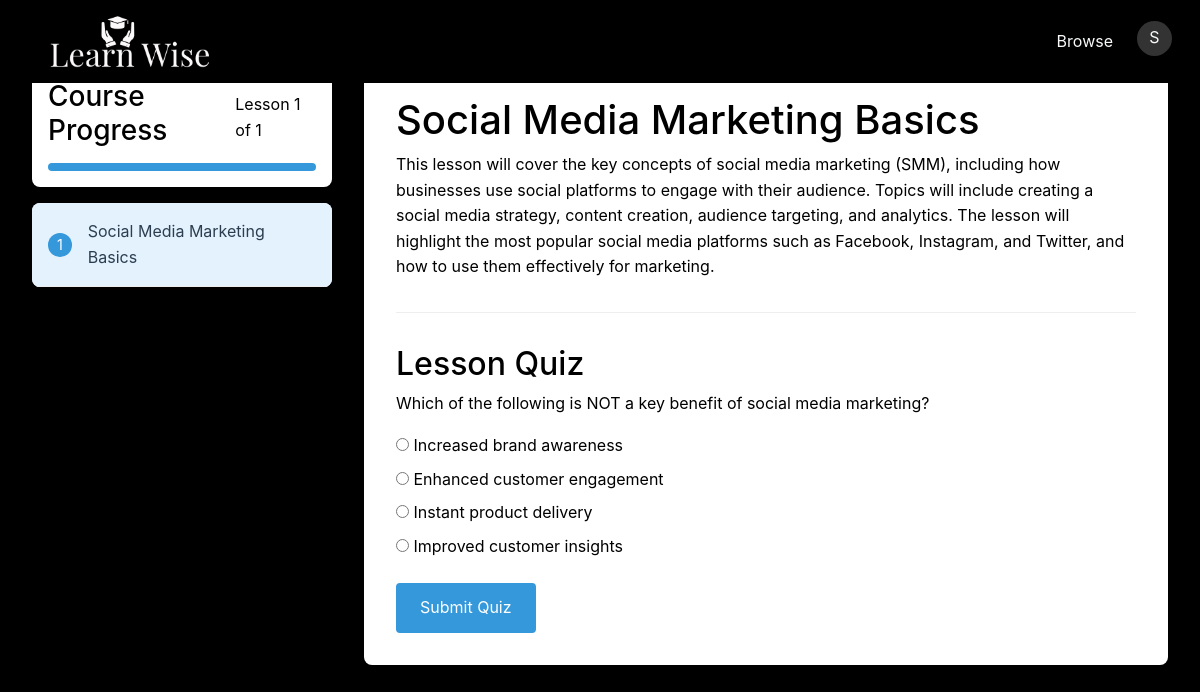
Page /course/20/lesson/19 (signed in) on the committed database.
### app.py (models this page shows)
class User(UserMixin, db.Model):
    id = db.Column(db.Integer, primary_key=True)
    fullname = db.Column(db.String(100), nullable=False)
    email = db.Column(db.String(120), unique=True, nullable=False)
    password = db.Column(db.String(60), nullable=False)
    is_instructor = db.Column(db.Boolean, default=False)
    expertise = db.Column(db.String(100))  # For instructors
    experience = db.Column(db.Integer)      # For instructors
    courses_created = db.relationship('Course', backref='instructor', lazy=True)
    progress = db.relationship('UserProgress', backref='user', lazy=True)

class Lesson(db.Model):
    id = db.Column(db.Integer, primary_key=True)
    title = db.Column(db.String(200), nullable=False)
    content = db.Column(db.Text)
    course_id = db.Column(db.Integer, db.ForeignKey('course.id'))
    order = db.Column(db.Integer)
    quiz = db.relationship('Quiz', backref='lesson', lazy=True, uselist=False)

class Question(db.Model):
    id = db.Column(db.Integer, primary_key=True)
    quiz_id = db.Column(db.Integer, db.ForeignKey('quiz.id'))
    question_text = db.Column(db.Text, nullable=False)
    correct_answer = db.Column(db.String(500), nullable=False)
    options = db.Column(db.JSON)  # Store answer options as JSON

### app.py (the view)
@app.route('/course/<int:course_id>/lesson/<int:lesson_id>')
@login_required
def view_lesson(course_id, lesson_id):
    if current_user.is_instructor:
        return redirect(url_for('home'))
    enrollment = UserProgress.query.filter_by(
        user_id=current_user.id,
        course_id=course_id
    ).first()
    if not enrollment:
        flash('Please enroll in the course first', 'error')
        return redirect(url_for('home'))
    lesson = Lesson.query.get_or_404(lesson_id)
    if lesson.course_id != course_id:
        return redirect(url_for('home'))
    course_lessons = Lesson.query.filter_by(course_id=course_id).order_by(Lesson.order).all()
    enrollment.lesson_id = lesson_id
    enrollment.last_accessed = datetime.utcnow()
    db.session.commit()
    quiz = Quiz.query.filter_by(lesson_id=lesson_id).first()
    return render_template('view_lesson.html',
                         lesson=lesson,
                         course_lessons=course_lessons,
                         current_lesson_number=lesson.order,
                         total_lessons=len(course_lessons),
                         quiz=quiz)

### app.py (called while the page is built)
@login_manager.user_loader
def load_user(user_id):
    return User.query.get(int(user_id))

### templates/view_lesson.html (shortened to what this page needs)
{% set hide_search = true %}
{% extends "layout.html" %}
{% block content %}
<div class="lesson-container">
    <div class="lesson-sidebar">
        <div class="course-progress">
            <div class="progress-header">
                <h3 style="color: black;"  >Course Progress</h3>
                <span style="color: black;" >Lesson {{ current_lesson_number }} of {{ total_lessons }}</span>
            </div>
            <div class="progress-bar">
                <div class="progress-fill" ></div>
            </div>
        </div>
        <div class="lesson-list">
            {% for course_lesson in course_lessons %}
            <a href="{{ url_for('view_lesson', course_id=course_lesson.course_id, lesson_id=course_lesson.id) }}"
               class="lesson-item {% if course_lesson.id == lesson.id %}active{% endif %}">
                <span class="lesson-number">{{ course_lesson.order }}</span>
                <span class="lesson-title">{{ course_lesson.title }}</span>
            </a>
            {% endfor %}
        </div>
    </div>
    <div class="lesson-content">
        <h1 style="color: black;"  >{{ lesson.title }}</h1>
        <div style="color: black;" class="lesson-text">
            {{ lesson.content|safe }}
        </div>
        {% if quiz %}
        <div class="quiz-section">
            <h2 style="color: black;" >Lesson Quiz</h2>
            <form action="{{ url_for('submit_quiz', lesson_id=lesson.id) }}" method="POST" class="quiz-form">
                {% for question in quiz.questions %}
                <div class="question">
                    <p style="color: black;" >{{ question.question_text }}</p>
                    {% for option in question.options %}
                    <label style="color: black;" class="option">
                        <input type="radio" name="answer_{{ question.id }}" value="{{ option }}">
                        {{ option }}
                    </label>
                    {% endfor %}
                </div>
                {% endfor %}
                <button type="submit" class="submit-quiz">Submit Quiz</button>
            </form>
        </div>
        {% endif %}
    </div>
</div>
{% endblock %}

### templates/layout.html (shortened to what this page needs)
<!DOCTYPE html>
<html lang="en">
<head>
    <link href="https://cdn.jsdelivr.net/npm/bootstrap@5.2.3/dist/css/bootstrap.min.css" rel="stylesheet">
</head>
<body>
    <header class="header">
        {% block nav %}
        <nav class="navbar navbar-expand-lg bg-black custom-navbar">
          <div class="container-fluid" >
              <a href="/" class="navbar-brand">
                <img src="{{ url_for('static', filename='images/Learn Wise_transparent-.png') }}" alt="Learn Wise Logo">
              </a>
              <div class="collapse navbar-collapse" id="navbarSupportedContent" >
                  {% if hide_nav_options is not defined %}
                  <ul class="navbar-nav ms-auto mb-2 mb-lg-0 gap-3">
                      <li class="nav-item">
                          <a class="nav-link text-light" href="{{ url_for('browse_courses') }}">
                               Browse
                          </a>
                      </li>
                      {% if current_user.is_authenticated %}
                          <li class="nav-item dropdown">
                              <div class="user-avatar nav-link text-light" role="button" data-bs-toggle="dropdown" aria-expanded="false">
                                  {{ current_user.fullname[:1] }}
                              </div>
                          </li>
                      {% endif %}
                  </ul>
                  {% endif %}
              </div>
          </div>
      </nav>
        {% endblock %}
    </header>
    {% block content %}{% endblock %}
  </body>
</html>

### templates/layout.html (style rules this page uses)
:root { --primary: #4a90e2; --primary-dark: #357abd; --secondary: #2ecc71; --secondary-dark: #27ae60; --accent: #e67e22; --accent-dark: #d35400; --background: #1b1818; --surface: #ffffff; --text-primary: #ffffff; --text-secondary: #7f8c8d; --error: #e74c3c; --success: #2ecc71; }
body { background-color: var(--background); color: var(--text-primary); font-family: 'Inter', -apple-system, BlinkMacSystemFont, sans-serif; }
* { margin: 0; padding: 0; box-sizing: border-box; font-family: -apple-system, BlinkMacSystemFont, 'Segoe UI', Roboto, Oxygen, Ubuntu, Cantarell, sans-serif; }
.header { padding: 1rem 2rem; background: rgb(0, 0, 0); box-shadow: 0 2px 4px rgba(0,0,0,0.1); display: flex; justify-content: space-between; align-items: center; width: 100%; }
body { font-family: -apple-system, BlinkMacSystemFont, 'Segoe UI', Roboto, Oxygen, Ubuntu, Cantarell, sans-serif; line-height: 1.6; background: black; color: var(--text-color); margin: 0; padding: 0; min-height: 100vh; }
.navbar { padding: 0.5rem 1rem; position: fixed; top: 0; left: 0; right: 0; z-index: 1000; background-color: var(--primary-color); height: var(--navbar-height); }
.navbar-brand img { height: 57px; width: auto; }
.user-avatar { width: 35px; height: 35px; background: rgba(255, 255, 255, 0.2); border-radius: 50%; display: flex; align-items: center; justify-content: center; cursor: pointer; transition: background-color var(--transition-speed); }

### templates/view_lesson.html (style rules this page uses)
.lesson-container { display: flex; max-width: 1400px; margin: 0 auto; padding: 2rem; gap: 2rem; }
.lesson-sidebar { width: 300px; flex-shrink: 0; }
.lesson-content { flex-grow: 1; background: white; padding: 2rem; border-radius: 8px; box-shadow: 0 2px 4px rgba(0,0,0,0.1); }
.course-progress { background: white; padding: 1rem; border-radius: 8px; margin-bottom: 1rem; box-shadow: 0 2px 4px rgba(0,0,0,0.1); }
.progress-header { display: flex; justify-content: space-between; align-items: center; margin-bottom: 0.5rem; }
.progress-bar { height: 8px; background: #eee; border-radius: 4px; overflow: hidden; }
.progress-fill { height: 100%; background: #3498db; transition: width 0.3s ease; }
.lesson-list { background: white; border-radius: 8px; overflow: hidden; box-shadow: 0 2px 4px rgba(0,0,0,0.1); }
.lesson-item { display: flex; align-items: center; padding: 1rem; text-decoration: none; color: #2c3e50; border-bottom: 1px solid #eee; transition: background-color 0.3s; }
.lesson-item.active { background-color: #e3f2fd; }
.lesson-number { width: 24px; height: 24px; background: #3498db; color: white; border-radius: 50%; display: flex; align-items: center; justify-content: center; margin-right: 1rem; font-size: 0.9rem; }
.quiz-section { margin-top: 2rem; padding-top: 2rem; border-top: 1px solid #eee; }
.question { margin-bottom: 1.5rem; }
.option { display: block; margin: 0.5rem 0; }
.submit-quiz { background: #3498db; color: white; padding: 0.75rem 1.5rem; border: none; border-radius: 4px; cursor: pointer; }

### rows in the picture
User: fullname "S"
Lesson: order "1", title "Social Media Marketing Basics", content "This lesson will cover the key concepts of social media marketing (SMM), including how businesses use social platforms to engage with their audience. Topics will include creating a social media strategy, content creation, audience targeting, and analytics. The lesson will highlight the most popular social media platforms such as Facebook, Instagram, and Twitter, and how to use them effectively for marketing."
Question: question_text "Which of the following is NOT a key benefit of social media marketing?", options "Increased brand awareness" "Enhanced customer engagement" "Instant product delivery" "Improved customer insights"

### other values in the picture
{{ current_lesson_number }} "1"
{{ total_lessons }} "1"
